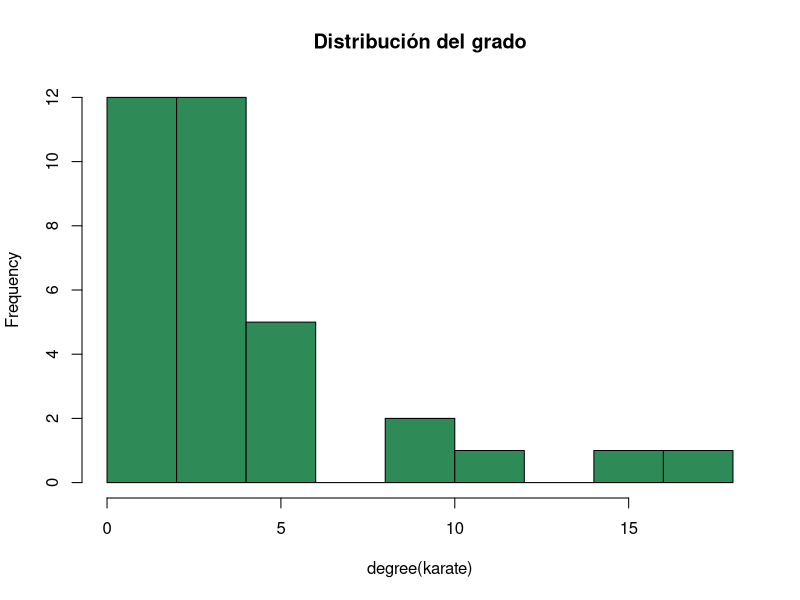

Generate this figure with R:
## ---- chunk 1
knitr::opts_chunk$set(echo = TRUE)
## ---- chunk 2
library(igraph)
karate<-make_graph("Zachary")
## ---- chunk 3
karate

## ---- chunk 4
edge_density (karate)

## ---- chunk 5
adj_mat <- as.matrix (get.adjacency (karate) )
adj_mat

## ---- chunk 6

#Calculo de distribución de conectividades
degree(karate)
#Gráfica
dist_con <- hist(degree(karate), col="seagreen", main = "Distribución del grado")
dist_con

## ---- chunk 7
# Diámetro 
diameter (karate)
# Matriz de distancias
dist_mat <- distances (karate)
# Distancia promedio
mean_distance (karate)

## ---- chunk 8
get_diameter (karate)
#Da la secuencia de nodos que forman el diámetro

## ---- chunk 9
transitivity (karate, type = "local")
